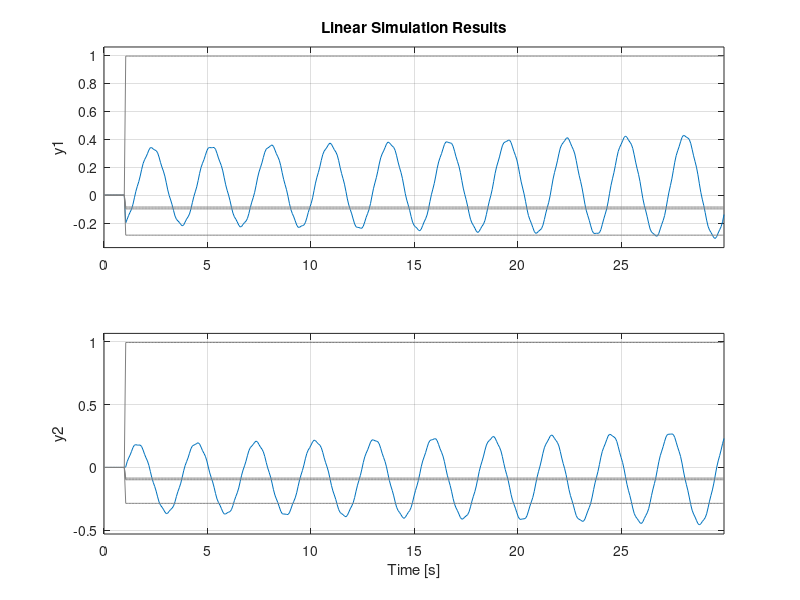

MATLAB code for this plot:
clear; clc; cla
%Constantes que se toman al principio del texto
fb=50; %frecuencia base
wb=2*pi*fb;%fercuencia angular base
Xm=3.95279;
Rs=0.0048; %resistencia del estator
Rr=0.00549; %resistencia del rotor
Tm = 0.8064; %torque mecanico
Xrr=0.02; %reactancia de magnetizaciï¿½na
Xss=0.09241;


s=-0.0051; %s de cada network





%condiciones
wr=1.29; %velocidad angular del rotor
ids=-0.097; %ids de cada caso
iqs=0.977; %iqs de cada caso
idr=0.154; %idr de cada caso
iqr=1.024; %iqr de cada caso
a=-0.098; %Vds de cada caso
b=0.995; %Vqs de cada caso
c=-0.085; %Vdr de cada caso
d=-0.286; %Vqr de cada caso


%variables dependientes

ws= wr/(s-1);%velocidad angular del estator
alpha1=(Xss*Xrr)-(s*(Xm)^2);
alpha2=Xm^2-s*Xss*Xrr;
Bs=Xm*Xss*(1-s);
Br=Xm*Xrr*(1-s);
o=(1-Xm^2)/(Xss*Xrr);
H=wb/(Xss*Xrr*o);

%matrices
A=H*[-Rs*Xrr,alpha1*ws,-Rr*Xm,-Br*ws;-alpha1*ws, -Rs*Xrr,Br*ws,-Rr*Xm;-Rs*Xm,Bs*ws,-Rr*Xss,-alpha2*ws;-Bs*ws,-Rs*Xm,alpha2*ws,-Rr*Xss];
B=H*[-Xrr,0,Xm,0;0,-Xrr,0,Xm;-Xm,0,Xss,0;0,-Xm,0,Xss];
C=[0,0,1,0;0,0,0,1];
D=0;

dt = 0.07;

F=ss(A,B,C,D);
t=0:dt:30;
%las entrdas cambian por caso
Vds=(a*(t>=1));%entradas
Vqs=(b*(t>=1));
Vdr=(c*(t>=1));
Vqr=(d*(t>=1));



u=[Vds;Vqs;Vdr;Vqr];
lsim(F,u,t)
y=F
%salidas
%idr
y1=y(1,:);
%iqr
y2=y(2,:);
[A,B,C,D]=ssdata(F);
transfer=tf(F);
